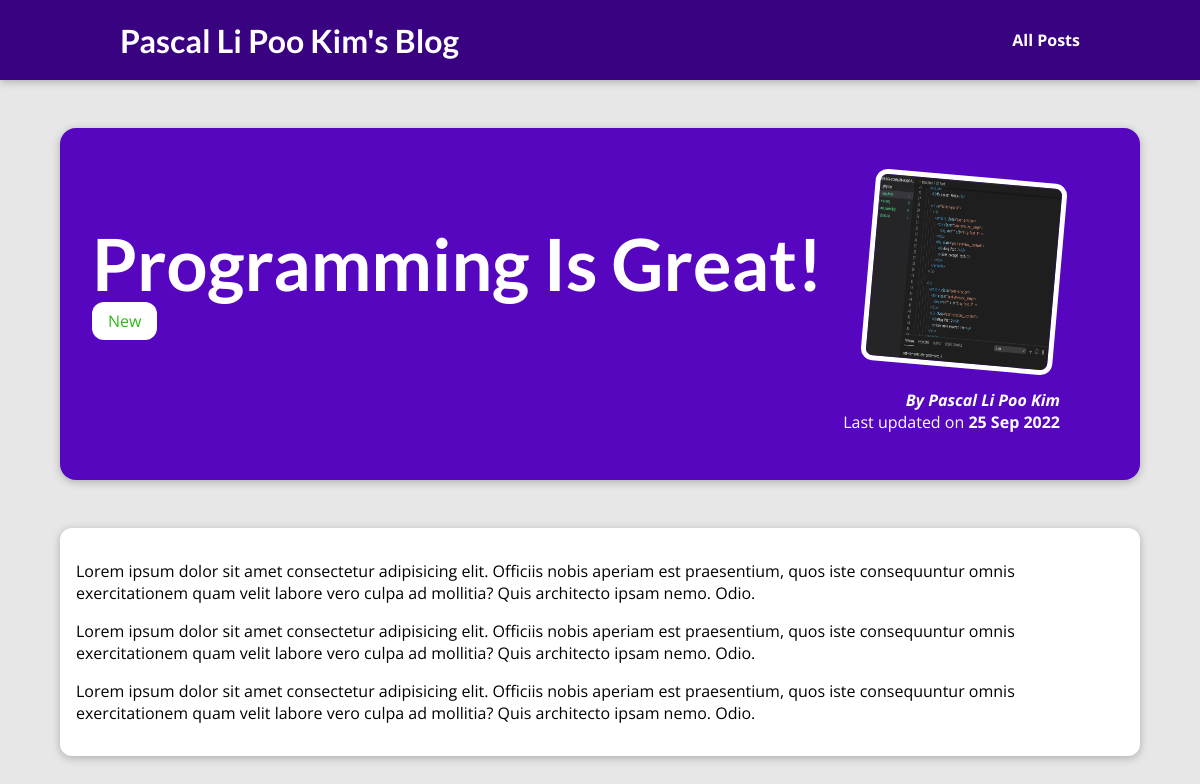
Page /posts/programming-is-fun on the committed database.
### blog/models.py (models this page shows, shortened)
class Post(models.Model):
    title = models.CharField(max_length=150)
    excerpt = models.CharField(max_length=200)
    image = models.ImageField(upload_to="posts", null=True)
    date = models.DateField(auto_now=True)
    slug = models.SlugField(unique=True)
    content = models.TextField(validators=[MinLengthValidator(10)])
    author = models.ForeignKey(
        Author, on_delete=models.SET_NULL, null=True, related_name="posts"
    )
    tags = models.ManyToManyField(Tag)

class Tag(models.Model):
    caption = models.CharField(max_length=20)

class Author(models.Model):
    first_name = models.CharField(max_length=100)
    last_name = models.CharField(max_length=100)
    email_address = models.EmailField()
    def fullName(self):
        return f"{self.first_name} {self.last_name}"
    def __str__(self):
        return self.fullName()

### blog/views.py (the view)
# urls.py: path("posts/<slug:slug>", views.SinglePostView.as_view(), name="post-detail-page"), #/posts/my-first-post
class SinglePostView(DetailView):
    template_name = "blog/post-detail.html"
    model = Post
    def get_context_data(self, **kwargs):
        context = super().get_context_data(**kwargs)
        context["post_tags"] = self.object.tags.all()
        return context

### blog/templates/blog/post-detail.html (shortened to what this page needs)
{% extends "base.html"%}
{% load static %}
{%block css_files %}
    <link rel="stylesheet" href="{% static "blog/post-detail.css" %}" >
{% endblock %}
{% block content %}
     <section id="summary">
        <h2>{{post.title}}</h2>
        <div>
            {% for tag in post_tags %}
                <span class="tag">{{ tag.caption }}</span>
            {% endfor %}
        </div>
        <article>
            <img src="{{ post.image.url }}" alt="Post Title"/>
            <address>By <a href="mailto:{{post.author.email_address}}"> {{post.author}} </a></address>
            <div>
                Last updated on <time>{{post.date|date:"d M Y"}}</time>
            </div>
        </article>
    </section>
    <main>
        {{post.content|linebreaks }}
    </main>
{% endblock %}

### static/app.css (style rules this page uses)
* { box-sizing: border-box; }
html { font-family: 'Open Sans', 'Lato', sans-serif; }
body { margin: 0; }
h1, h2, h3 { font-family: 'Lato', sans-serif; font-weight: bold; }

### blog/static/blog/post-detail.css (style rules this page uses)
body { background-color: #e7e7e7; }
#summary { margin: 8rem auto 3rem auto; padding: 2rem; width: 90%; max-width: 90rem; border-radius: 16px; background-color: #5706c0; position: relative; box-shadow: 0 2px 8px rgba(0, 0, 0, 0.25); height: 22rem; }
#summary h2 { color: white; font-size: 4.5rem; margin-bottom: 0.25rem; }
#summary article { position: absolute; top: 2rem; right: 3rem; padding: 1rem 2rem; border-radius: 12px; text-align: right; color: white; }
#summary article img { width: 12rem; height: 12rem; border-radius: 12px; transform: rotateZ(5deg); border: 5px solid white; margin-bottom: 1rem; }
#summary address { font-weight: bold; }
#summary a { color: white; text-decoration: none; }
#summary time { font-weight: bold; }
main { width: 90%; max-width: 90rem; margin: 3rem auto; background-color: white; padding: 1rem; border-radius: 12px; box-shadow: 0 2px 8px rgba(0, 0, 0, 0.25); }
.tag { background-color:white; color: rgb(46, 185, 22); padding: 0.5rem 1rem; border-radius: 12px; }

### rows in the picture
Post: title "Programming Is Great!", image (picture), author "Pascal Li Poo Kim", date "25 Sep 2022", content "Lorem ipsum dolor sit amet consectetur adipisicing elit. Officiis nobis aperiam est praesentium, quos iste consequuntur omnis exercitationem quam velit labore vero culpa ad mollitia? Quis architecto ipsam nemo. Odio. Lorem ipsum dolor sit amet consectetur adipisicing elit. Officiis nobis aperiam est praesentium, quos iste consequuntur omnis exercitationem quam velit labore vero culpa ad mollitia? Quis architecto ipsam nemo. Odio. Lorem ipsum dolor sit amet consectetur adipisicing elit. Officiis nobis aperiam est praesentium, quos iste consequuntur omnis exercitationem quam velit labore vero culpa ad mollitia? Quis architecto ipsam nemo. Odio."
Tag: caption "New"
